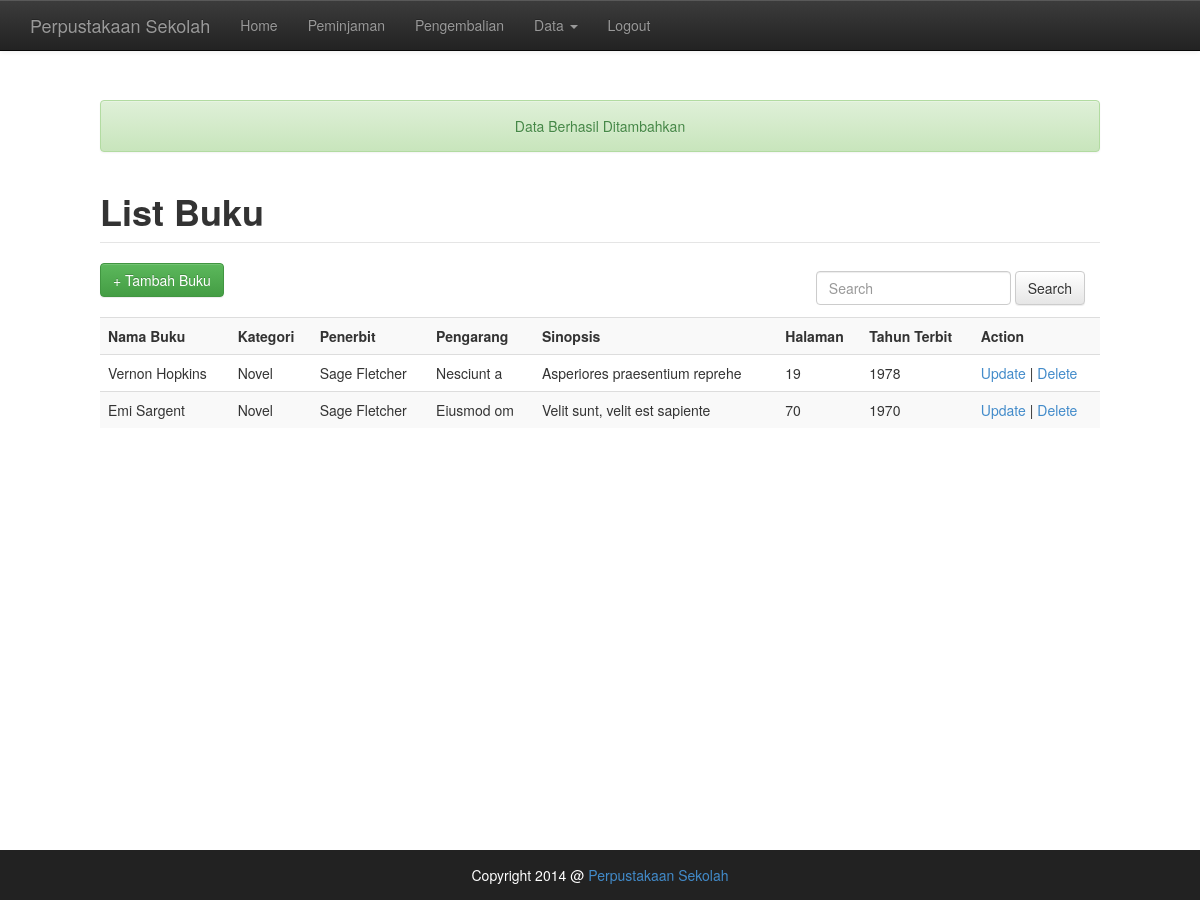
Screenshot of /module/index.php?module=buku&message=success (signed in) with the database file from the repository.
### tables this page shows
CREATE TABLE IF NOT EXISTS `book` (
  `id` int(11) NOT NULL AUTO_INCREMENT,
  `name` varchar(255) NOT NULL,
  `category` varchar(255) NOT NULL,
  `publisher` varchar(255) NOT NULL,
  `description` text NOT NULL,
  `page` int(11) NOT NULL,
  `publish_year` int(11) NOT NULL,
  `author` varchar(255) NOT NULL,
  `cover` varchar(255) NOT NULL,
  `stock` int(11) NOT NULL,
  PRIMARY KEY (`id`)
);

### module/list_buku.php (the view, shortened to what this page needs)
<html>
<head>
</head>
<body>
    <?php
    $alert= "<div class='alert alert-success' style='text-align: center;'>Data Berhasil Ditambahkan</div>";
    $alert2= "<div class='alert alert-success' style='text-align: center;'>Data Berhasil Dihapus</div>";
    $alert3= "<div class='alert alert-success' style='text-align: center;'>Data Berhasil Diubah</div>";
    if (!empty($_GET['message']) && $_GET['message'] == 'success') {
        echo $alert;
    } elseif(!empty($_GET['message']) && $_GET['message'] == 'delete_success') {
        echo $alert2;
    } elseif(!empty($_GET['message']) && $_GET['message'] == 'update_success') {
        echo $alert3;
    } else{
    }
    ?>
    <fieldset>
        <legend>
            <h1 style="font-weight: bold">List Buku</h1>
        </legend>
        <a href="index.php?module=tambah_buku" class="btn btn-success">+ Tambah Buku</a>
        <form class="navbar-form navbar-right" role="search" method="GET" action="index.php">
            <div class="form-group">
                <input type="text" class="form-control" placeholder="Search" name="search">
            </div>
            <button type="submit" class="btn btn-default">Search</button>
        </form>
        <br/><br/>
        <table class="table table-striped table-responsive">
            <tr>
                <th>Nama Buku</th>
                <th>Kategori</th>
                <th>Penerbit</th>
                <th>Pengarang</th>
                <th>Sinopsis</th>
                <th>Halaman</th>
                <th>Tahun Terbit</th>
                <th>Action</th>
            </tr>
            <?php
            $query      = mysql_query("SELECT * FROM book");
            while ($data = mysql_fetch_array($query)) {
                $id          = $data['id'];
                $limit       = 30;
                $limit2      = 10;
                $description = $data['description'];
                $author      = $data['author'];
                $post        = substr($description, 0, $limit);
                $auth        = substr($author, 0, $limit2);
                ?>
                <tr>
                    <td><?php echo $data['name']; ?></td>
                    <td><?php echo $data['category']; ?></td>
                    <td><?php echo $data['publisher']; ?></td>
                    <td><?php echo $auth; ?></td>
                    <td><?php echo $post; ?></td>
                    <td><?php echo $data['page']; ?></td>
                    <td><?php echo $data['publish_year']; ?></td>
                    <td><a href="index.php?module=update_buku&id=<?php echo $id;?>">Update</a> | <a href="index.php?module=hapus_buku&id=<?php echo $id;?>">Delete</a></td>
                </tr>
                <?php
            }
            ?>
        </table>
    </fieldset>
</body>
</html>

### templates/library/css/style.css (style rules this page uses)
.content fieldset { margin-bottom: 100px; }

### templates/library/css/footer.css (style rules this page uses)
html, body { height: 100%; }

### rows the page displays
book: name "Vernon Hopkins", category "Novel", publisher "Sage Fletcher", author "Nesciunt a", description "Asperiores praesentium reprehe", page "19", publish_year "1978"
book: name "Emi Sargent", category "Novel", publisher "Sage Fletcher", author "Eiusmod om", description "Velit sunt, velit est sapiente", page "70", publish_year "1970"
